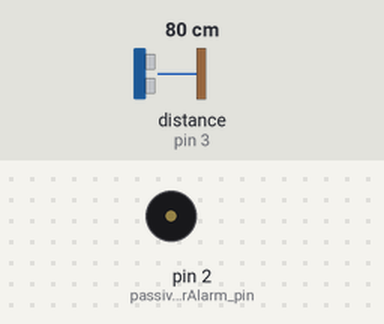
Simulated run of this sketch. Board: Arduino Uno, built with avr-gcc and run on an emulated ATmega328P. Shown: buzzer (waves = sounding). The inputs (shaded band) are chosen by the test bench; at power-on: distance to the obstacle (sensor on pin 3) 80 cm. The echo pulse lasts 58.3 µs per cm.

Above: at 1.2 s.
1.3 s: distance to the obstacle (sensor on pin 3) set to 33 cm
2.8 s: distance to the obstacle (sensor on pin 3) set to 26 cm
At 3.2 s:
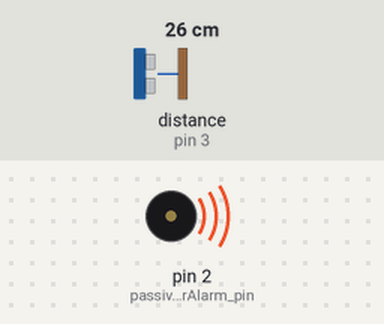
5.8 s: distance to the obstacle (sensor on pin 3) set to 12 cm
8.5 s: distance to the obstacle (sensor on pin 3) set to 9 cm
At 9.3 s:
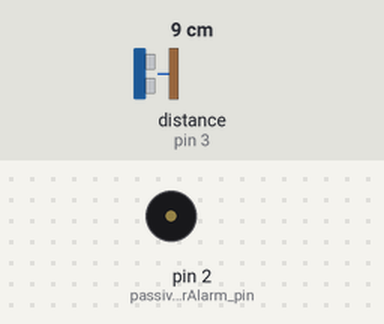
10.0 s: distance to the obstacle (sensor on pin 3) set to 18 cm
At 11.1 s:
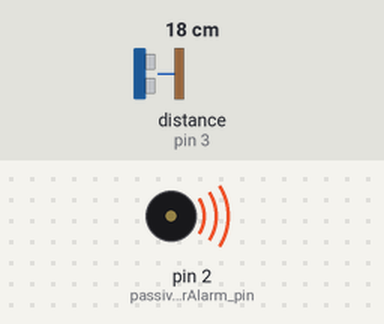
Timing chart, 0 to 14.0 s (numbered marks = the images above; inputs shaded):
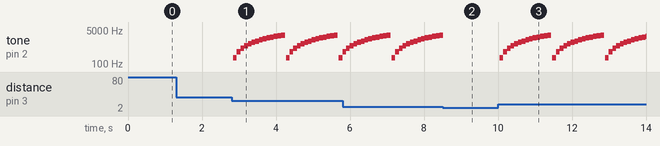

The sketch:

src.ino
```cpp
/*
Door alarm system for arduino.
When a door or system opens and its detector moves from the senser, a alarm is triggered.

By Colton Paul Badock, X-Viprin Software - 2024.
*/

#include <SR04.h> //Ultrasonic sensor library.


const int passiveBuzzerAlarm_pin = 2; //Pin of the alarm's passive buzzer.
const int sonicSensorTrigPin = 3; //Pin for the trig of the sonic sensor.
const int sonicSensorEchoPin = 4; //Pin for the echo pin of the sonic sensor.

int detectorDistance = 0; //Distance of the detector in cm from the module.

SR04 sonicSensor = SR04(sonicSensorEchoPin, sonicSensorTrigPin);

//Entry point
void setup() {
  Serial.begin(9600);
}

//Program infinte loop.
void loop() {
  detectorDistance = getDetectorDistance(); //Get the detectors distance from the sonic sensor.

  //If the detector is more than 10 CM from the module, sound the alarm for 3 seconds.
  if (detectorDistance > 10 && detectorDistance < 30) {
    playWelcomeTone();
  }
}

//Plays one procedure of the alarm. (Plays alarm once, causes entire thread to pause on call)
void runAlarmSequence() {
  tone(passiveBuzzerAlarm_pin, 3000, 500);
  delay(500);
  noTone(passiveBuzzerAlarm_pin);
  tone(passiveBuzzerAlarm_pin, 2000, 500);
  delay(500);
  noTone(passiveBuzzerAlarm_pin);
  tone(passiveBuzzerAlarm_pin, 1000, 500);
  delay(500);
  noTone(passiveBuzzerAlarm_pin);
}

//Gets the detectors distance from the module, returns said distance.
int getDetectorDistance() {
  int distance = 0; //Holds the distance of the detector to the module.

  distance = sonicSensor.Distance(); //Get the detectors distance from the sonic sensor in CM.

  return distance; //Returns said value.
}

//Plays a welcome tone when called, (Pauses the current thread)
void playWelcomeTone() {
  for (int freq = 200; freq < 3000; freq += 200) {
    tone(passiveBuzzerAlarm_pin, freq, 100);
    delay(100);
    noTone(passiveBuzzerAlarm_pin);
  }
}
```

Measured:
- the behaviour switches between 30 and 29 cm on distance to the obstacle (sensor on pin 3) (found by bisection; images 0 and 1)
- the behaviour switches between 11 and 10 cm on distance to the obstacle (sensor on pin 3) (found by bisection; images 1 and 2)
- after the input at 1.3 s, every drawn part: stays the same
- after the input at 2.8 s, tone on pin 2 (passiveBuzzerAlarm_pin): silent → 200 Hz at once, then repeats every 1.4 s: 400 Hz 0.10 s, 600 Hz 0.10 s, 800 Hz 0.10 s, 1000 Hz 0.10 s, 1200 Hz 0.10 s, 1400 Hz 0.10 s, 1600 Hz 0.10 s, 1800 Hz 0.10 s, 2000 Hz 0.10 s, 2200 Hz 0.10 s, 2400 Hz 0.10 s, 2600 Hz 0.10 s, 2800 Hz 0.10 s, silent 0.03 s, 200 Hz 0.10 s
- after the input at 8.5 s, tone on pin 2 (passiveBuzzerAlarm_pin): goes on until 8.5 s, then stays silent
- after the input at 10.0 s, tone on pin 2 (passiveBuzzerAlarm_pin): silent → 200 Hz at once, then repeats every 1.4 s: 400 Hz 0.10 s, 600 Hz 0.10 s, 800 Hz 0.10 s, 1000 Hz 0.10 s, 1200 Hz 0.10 s, 1400 Hz 0.10 s, 1600 Hz 0.10 s, 1800 Hz 0.10 s, 2000 Hz 0.10 s, 2200 Hz 0.10 s, 2400 Hz 0.10 s, 2600 Hz 0.10 s, 2800 Hz 0.10 s, silent 0.03 s, 200 Hz 0.10 s
